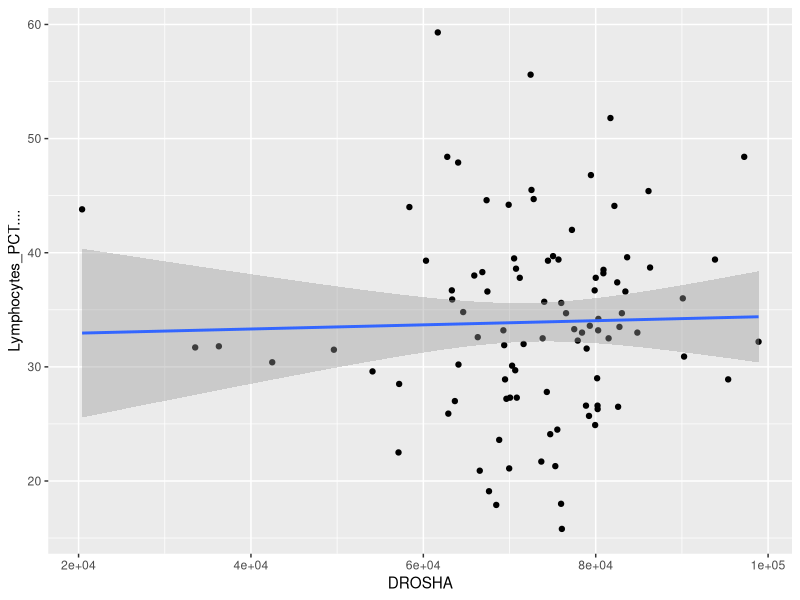

Recreate this plot in R. (Note: this script raises an error after producing the figure.)
## BTEC395 Project
## By Hana G Velecina

## Install necessary packages
install.packages("ggplot2")
library(ggplot2)
# library(ggrepel)

## set working directory to source file location 

setwd("./data/")

## Read data
IBS1 <- read.table("../data/IBSGXData.txt", sep = "\t", header = TRUE)
View(IBS1)


## Lymphocytes Single Regression Test vs DROSHA gene
Lymphocytes.regression <- lm(DROSHA ~ Lymphocytes_PCT.... , data=IBS1)
summary(Lymphocytes.regression)

## Lymphocytes Scatterplots vs DROSHA gene
ggplot(IBS1, aes(x=DROSHA, y=Lymphocytes_PCT....)) +
  geom_point() +    
  geom_smooth(method=lm) 

## Read data
IBS <- read.csv("../data/GSE124549_20200330.csv", header = TRUE)

head(IBS)

## Recursive analysis for regression  - RNA Expression

## Access only the columns with RNA Expression
names(IBS)[37:286]

##  Make a data frame of list type
storage <- list()

## linear regression for each expressed gene
for(i in names(IBS)[37:286]){
  storage[[i]]  <- lm(get(i) ~ Lymphocytes_PCT...., IBS)
}

summary(storage$AGO2)
summary(storage$AGO2)$r.squared
summary(storage$AGO2)$coefficients[,4]

## output the results of the 250 genes in data_output folder
sink('../data_output/Lymphocytes_PCT_storage.txt', append = TRUE)
print(storage)
sink()

## Read in the table of fold changes
FCdata <- read.csv("../data/FC.csv", row.names = 1, header = FALSE)

## Read in the table of expression data
IBS <- read.csv("../data/GXdata.csv", header = TRUE)

## Access only the columns with RNA Expression (subsetting)
names(IBS)[28:277]

## Make a list of anova(lm()) results for bloodwork parameter
storage <- list()

for(i in names(IBS)[28:277]){
  storage[[i]]  <- anova(lm(get(i) ~ LymphocytePCT, IBS))
}

## Extract the p-values into a new list
pVals <- list()

for(i in names(storage)){
  pVals[[i]] <- -(log10(storage[[i]]$'Pr(>F)'))
}

## Convert the pValues list into a data frame. 
DFpvalues <- data.frame(matrix(unlist(pVals), nrow=length(pVals), byrow=T))

## Combine the results dataframes and write column labels

VolcanoPlotData <- cbind(FCdata, DFpvalues)
names(VolcanoPlotData)[1] <- paste("log2(slopeDiff)")
names(VolcanoPlotData)[2] <- paste("-log10(Pval)")

## Add a column to evaluate significance

VolcanoPlotData$Sig <- ifelse(VolcanoPlotData$`-log10(Pval)` > 1.3, "Sig", "Insig");

## Make a volcano-style scatterplot for these results

png("../fig_output/LymphocytePCTplot.png")
LymphocytePCTplot <- ggplot(VolcanoPlotData, aes(x = `log2(slopeDiff)`, y = `-log10(Pval)`, label=rownames(VolcanoPlotData), color=Sig)) +
  geom_point(aes(color = Sig)) +
  scale_color_manual(values = c("grey", "red")) +
  theme_bw(base_size = 12) + theme(legend.position = "bottom") +
  geom_text(aes(x = `log2(slopeDiff)`,y = `-log10(Pval)`, fontface = 1, size=3,  label=row.names(VolcanoPlotData)))

print(LymphocytePCTplot + ggtitle("Gene Expression vs. LymphocytePCT Level"))
dev.off()
